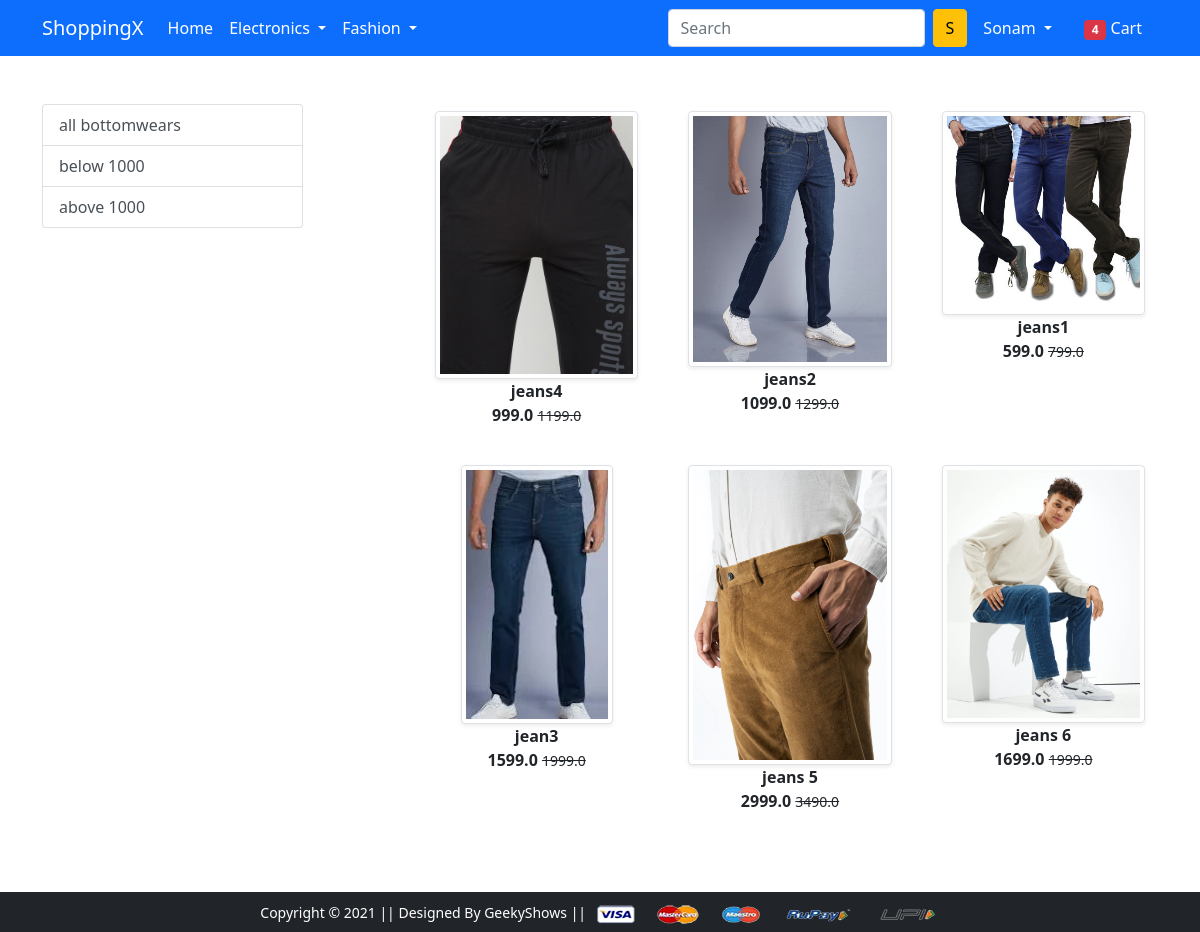
/bottomwear/ (signed in), run on the app's committed database.
### app/models.py (models this page shows, shortened)
class Product (models.Model):
    title=models.CharField(max_length=100)
    selling_price=models.FloatField()
    discounted_price=models.FloatField()
    decription=models.TextField()
    brand=models.CharField(max_length=100)
    categroy=models.CharField(choices=CATEGEROY_CHOICES,max_length=2)
    Product_image=models.ImageField(upload_to='producting')

### app/views.py (the view)
# urls.py: path('bottomwear/',views.bottomwear,name="bottomwear"),
@login_required
def bottomwear(request, data=None):
    if data==None:
        bottomwears=Product.objects.filter(categroy='BW')
    elif data=='below':
        bottomwears=Product.objects.filter(categroy='BW').filter(discounted_price__lt=1000)
    elif data=='above':
        bottomwears=Product.objects.filter(categroy='BW').filter(discounted_price__gt=1000)
    return render(request, 'app/bottomwear.html', {'bottomwears':bottomwears})

### app/templates/app/bottomwear.html (shortened to what this page needs)
{% extends 'app/base.html' %}
{% load static %}
{% block main-content %}
<div class="container my-5">
 <div class="row">
  <div class="col-sm-3">
    <div class="list-group">
        <a href="{% url  'bottomwear' %} " class="list-group-item
        list-group-item-action" aria-current="true" >all bottomwears </a>
        <a href="{% url 'bottomweardata' 'below' %} " class="list-group-item
        list-group-item-action" aria-current="true" >below  1000</a>
        <a href="{% url 'bottomweardata' 'above' %} " class="list-group-item
        list-group-item-action" aria-current="true" >above 1000</a>
      </div>
    </div>
    <div class="col-sm-8 offset-sm-1">
      <div class="row">
       {% for product in bottomwears %}
        <div class="col-sm-4 text-center mb-4">
          <a href="{% url 'product-detail' product.id %}"
          class="btn">
          <div class="item">
              <img src="{{ product.Product_image.url }}" alt=""
              height="300" class="img-fluid img-thumbnail shadow-sm">
              <div class="fw-bold">{{product.title}}</div>
              <div class="fw-bold">{{product.discounted_price}}
                  <small class="fw-light text-decoration-line-through"> {{product.selling_price}}</small></div>
    </div>
  </a>
  </div>
  {% endfor %}
   </div>
  </div>
  </div>
  </div>
  {% endblock main-content %}

### app/templates/app/base.html (shortened to what this page needs)
<!doctype html>
{% load static %}
<html lang="en">
  <head>
    <link href="https://cdn.jsdelivr.net/npm/bootstrap@5.0.0-beta1/dist/css/bootstrap.min.css" rel="stylesheet">
    <link rel="stylesheet" href="{% static 'app/css/owl.carousel.min.css' %}">
    <link rel="stylesheet" href="{% static 'app/css/all.min.css' %}">
    <link rel="stylesheet" href="{% static 'app/css/style.css' %}">
  </head>
  <body>
    <nav class="navbar navbar-expand-lg navbar-dark bg-primary">
     <div class="container">
       <a class="navbar-brand" href="/">ShoppingX</a>
       <div class="collapse navbar-collapse" id="navbarSupportedContent">
         <ul class="navbar-nav me-auto mb-2 mb-lg-0">
           <li class="nav-item">
             <a class="nav-link active" aria-current="page" href="/">Home</a>
           </li>
           <li class="nav-item dropdown">
             <a class="nav-link dropdown-toggle text-white" href="#" id="electronicsDropdown" role="button" data-bs-toggle="dropdown" aria-expanded="false">
               Electronics
             </a>
           </li>
           <li class="nav-item dropdown">
             <a class="nav-link dropdown-toggle text-white" href="#" id="fashionDropdown" role="button" data-bs-toggle="dropdown" aria-expanded="false">
               Fashion
             </a>
           </li>
         </ul>
         <form class="d-flex">
           <input class="form-control me-2" type="search" placeholder="Search" aria-label="Search">
           <button class="btn btn-warning" type="submit">S</button>
         </form>
         <div>
          <ul class="navbar-nav me-auto mb-2 mb-lg-0">
            {% if request.user.is_authenticated%}
           <li class="nav-item dropdown mx-2">
              <a class="nav-link dropdown-toggle text-white" href="#" id="profileDropdown" role="button" data-bs-toggle="dropdown" aria-expanded="false">
                {{ request.user.username|capfirst}}
              </a>
            </li>
            <li class="nav-item mx-2">
             <a href="{% url 'showcart' %}" class="nav-link text-white"><span class="badge bg-danger">4</span> Cart </a>
            </li>
            {% endif %}
          </ul>
         </div>
       </div>
     </div>
    </nav>
    {% block main-content %} {% endblock main-content %}
    <footer class="container-fluid bg-dark text-center p-2 mt-5">
        <small class="text-white">Copyright &copy; 2021 || Designed By GeekyShows || </small>
        <img src="{% static 'app/images/payment.png' %}" alt="" srcset="" class="img-fluid" height="2px">
    </footer>
  </body>
</html>

### data on the page
Product: Product_image (picture), title "jeans4", discounted_price "999.0", selling_price "1199.0"
Product: Product_image (picture), title "jeans2", discounted_price "1099.0", selling_price "1299.0"
Product: Product_image (picture), title "jeans1", discounted_price "599.0", selling_price "799.0"
Product: Product_image (picture), title "jean3", discounted_price "1599.0", selling_price "1999.0"
Product: Product_image (picture), title "jeans 5", discounted_price "2999.0", selling_price "3490.0"
Product: Product_image (picture), title "jeans 6", discounted_price "1699.0", selling_price "1999.0"

### other printed values
{{ request.user.username|capfirst }} "Sonam"
